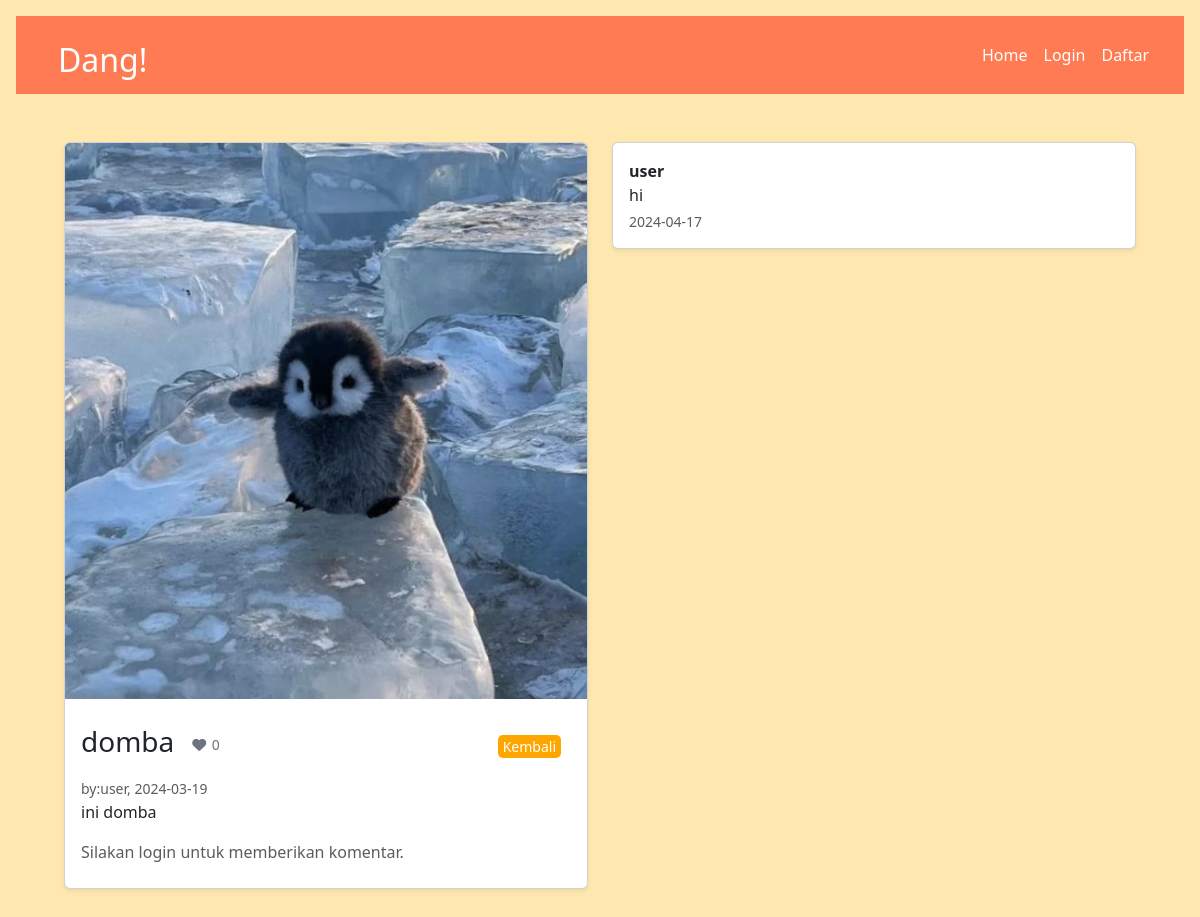
The page /?url=detail&&id=25 on the database its author committed.
### tables this page shows
CREATE TABLE `gallery_foto` (
  `FotoID` int(11) NOT NULL,
  `JudulFoto` varchar(255) NOT NULL,
  `DeskripsiFoto` text DEFAULT NULL,
  `Tanggal` date NOT NULL,
  `NamaFile` varchar(50) NOT NULL,
  `AlbumID` int(11) NOT NULL,
  `UserID` int(11) NOT NULL
);

CREATE TABLE `gallery_user` (
  `UserID` int(11) NOT NULL,
  `Username` varchar(255) NOT NULL,
  `Password` varchar(255) NOT NULL,
  `Email` varchar(255) NOT NULL,
  `NamaLengkap` varchar(255) NOT NULL,
  `Alamat` text NOT NULL,
  `Role` enum('Admin','User') NOT NULL DEFAULT 'User'
);

CREATE TABLE `gallery_komentarfoto` (
  `KomentarID` int(11) NOT NULL,
  `FotoID` int(11) NOT NULL,
  `UserID` int(11) NOT NULL,
  `IsiKomentar` text NOT NULL,
  `TanggalKomentar` date NOT NULL
);

### page/detail.php (the view, shortened to what this page needs)
<?php
$details=mysqli_query($conn, "SELECT * FROM gallery_foto INNER JOIN gallery_user ON gallery_foto.UserID=gallery_user.UserID WHERE gallery_foto.FotoID='$_GET[id]'");
$data=mysqli_fetch_array($details);
$likes=mysqli_num_rows(mysqli_query($conn, "SELECT * FROM gallery_likefoto WHERE FotoID='$_GET[id]'"));
$cek=mysqli_num_rows(mysqli_query($conn, "SELECT * FROM gallery_likefoto WHERE FotoID='$_GET[id]' AND UserID='".@$_SESSION['user_id']."'"));
?>
<div class="container-fluid p-5">
  <div class="row">
    <div class="col-lg-6">
      <div class="card shadow-sm">
        <img src="uploads/<?= $data['NamaFile'] ?>" alt="<?= $data['JudulFoto'] ?>" class="card-img-top">
        <div class="card-body" style="margin-top: 10px;">
          <h3 class="card-title mb-3"><?= $data['JudulFoto'] ?>
          <div style="float: right; margin-right: 10px;">
      <a href="?url=home" class="back-button">Kembali</a>
    </div>
          <a href="<?php if(isset($_SESSION['user_id'])) {echo '?url=like&&id='.$data['FotoID'].'';}else{echo 'login.php';}?>" class="btn btn-sm like-button <?php if($cek==0){echo "text-secondary";}else{echo "text-danger";}?>" id="like-button-<?= $data['FotoID']?>"><i class="fa-solid fa-fw fa-heart"></i> <?= $likes?></a></h3>
               <small class="text-muted mb-3">by:<?= $data['Username'] ?>, <?= $data['Tanggal'] ?></small>
               <p><?= $data['DeskripsiFoto'] ?></p>
        <form action="?url=detail" method="post">
  <div class="form-group d-flex flex-row">
    <?php if(isset($_SESSION['user_id'])): ?>
      <input type="text" class="form-control flex-grow-1 mr-2" name="komentar" required placeholder="Masukan Komentar">
    <input type="submit" value="Kirim" name="submit" class="btn btn-secondary btn-orange">
    <?php else: ?>
      <p class="text-muted mb-2">Silakan login untuk memberikan komentar.</p>
    <?php endif; ?>
  </div>
</form>
            </div>
         </div>
      </div>
  <div class="col-lg-6">
      <?php $UserID=@$_SESSION["user_id"]; $komen=mysqli_query($conn, "SELECT * FROM gallery_komentarfoto INNER JOIN gallery_user ON gallery_komentarfoto.UserID=gallery_user.UserID INNER JOIN gallery_foto ON gallery_komentarfoto.FotoID=gallery_foto.FotoId WHERE gallery_komentarfoto.FotoID='$_GET[id]'");
      foreach($komen as $komens): ?>
      <div class="card shadow-sm mb-3">
        <div class="card-body">
          <p class="mb-0 fw-bold"><?= $komens['Username'] ?></p>
          <p class="mb-1"><?= $komens['IsiKomentar'] ?></p>
          <p class="text-muted small mb-0"><?= $komens['TanggalKomentar'] ?></p>
         <?php endforeach; ?>
      </div>
   </div>
</div>

### assets/css/style.css (style rules this page uses)
body { padding: 1rem; background-color: #FEE8B0; }

### page/detail.php (style rules this page uses)
.back-button { background-color: orange; border: none; padding: 2px 5px; border-radius: 5px; color: white; text-decoration: none; position: relative; overflow: hidden; font-size: 14px; }
.back-button:before { content: ""; position: absolute; top: 50%; left: 50%; transform: translate(-50%, -50%) rotate(45deg); width: 100%; height: 100%; background-color: #FEE8B0; border-radius: 5px; opacity: 0; transition: all 0.5s ease; }
.like-button { transition: transform 0.3s; }

### rows shown on the page
gallery_foto: NamaFile (picture), JudulFoto "domba", UserID.Username "user", Tanggal "2024-03-19", DeskripsiFoto "ini domba"
gallery_komentarfoto: UserID.Username "user", IsiKomentar "hi", TanggalKomentar "2024-04-17"

### other values the page prints
$likes "0"
